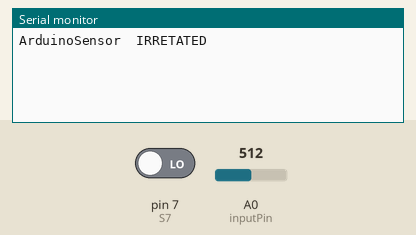
Recording of a sketch running on a simulated Arduino Uno, built with avr-gcc and run on an emulated ATmega328P. On the bench: the last lines printed to the serial monitor. The test bench sets the inputs (shaded band); at power-on: A0 (inputPin) = 512, pin 7 (S7) LOW.

Above: at 1.2 s.
1.3 s: A0 (inputPin) set to 610
At 3.1 s:
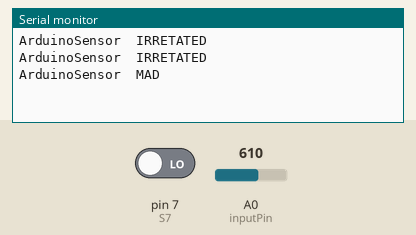
4.3 s: pin 7 (S7) driven HIGH
At 6.2 s:
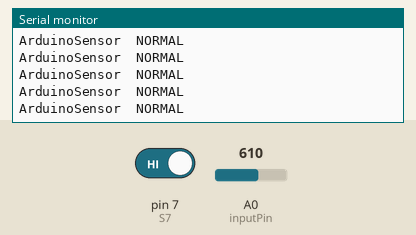
6.3 s: A0 (inputPin) set to 628
At 9.2 s:
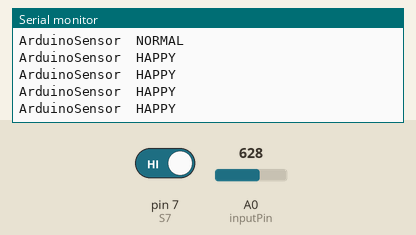
9.3 s: A0 (inputPin) set to 716
At 11.51 s:
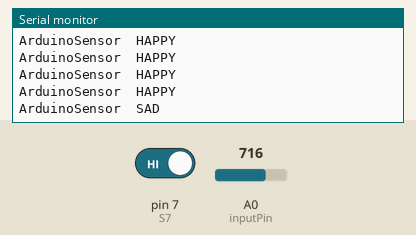

Measured:
- the behaviour switches between 610 and 611 on A0 (inputPin) (found by bisection; images 2 and 3)
- after the input at 1.3 s, the serial monitor: prints a new line after 1.1 s (image 1)
- after the input at 4.3 s, the serial monitor: prints a new line at once (image 2)
- after the input at 6.3 s, the serial monitor: prints a new line after 2.0 s (image 3)
- after the input at 9.3 s, the serial monitor: prints a new line after 2.0 s (image 4)

The sketch:

combinedCodeWithDipSwitch.ino
```cpp
// Global variables declarations:
#define S7 7                    // Arduino pins used for the switches
int s7State;                    // State of each switch (0 or 1)
const int numReadings = 30;
int readings[numReadings];      // the readings from the analog input
int readIndex = 0;              // the index of the current reading
int total = 0;                  // the running total
int average = 0;                // the average
int inputPin = A0;
int sensorValue = 0;
int twitch = 0;
unsigned int adcReadPrev = 0;
unsigned int adcReadNow = 0;

// Variables for the softpot
unsigned int Average = 0;
unsigned int first = 0;
unsigned int last = 0;
int ADCreadings[50];
int k = 0;

// Function prototypes declarations:
void findaverage();
void bigenough();

// Program starts:
void setup()
{
  // pins for switches are inputs
  pinMode(S7, INPUT);
  // setup serial port
  Serial.begin(9600);

  // initialize all the readings to 0:
  for (int thisReading = 0; thisReading < numReadings; thisReading++)
  {
    readings[thisReading] = 0;
  }
}

// Main loop starts:
void loop()
{
  // Reading the output from dip switch
  s7State = digitalRead(S7);

  // If the output is 1, EMG sensor is on
  if (s7State == 1)
  {
    // subtract the last reading:
    total = total - readings[readIndex];

    // read from the sensor:
    readings[readIndex] = analogRead(inputPin);

    // add the reading to the total:
    total = total + readings[readIndex];

    // advance to the next position in the array:
    readIndex = readIndex + 1;

    // if we're at the end of the array...
    if (readIndex >= numReadings) {
      // ...wrap around to the beginning:
      readIndex = 0;
    }

    // calculate the average:
    average = total / numReadings;

    delay(1);        // delay in between reads for stability

    // read the current value and one more value right before it
    adcReadPrev = adcReadNow;
    adcReadNow = analogRead(inputPin);

    // call the function to adjust twitch
    bigenough();

    // reset the twitch
    if (twitch > 2)
    {
      twitch = 0;
    }

    /*   Uncomment the following if you want to see the actual analog value
        Serial.print("twitch\t");
        Serial.print(twitch);
        Serial.print("\tabs\t");
        Serial.print abs(average - (int)adcReadPrev);
        //Serial.print("\t");
        //Serial.print(average);
        //Serial.print("\t");
        //Serial.println(adcReadPrev);
    */

    if (twitch == 0)
    {
      Serial.println("ArduinoSensor\tNORMAL");
      delay(250);
    }

    else if (twitch == 1)
    {
      Serial.println("ArduinoSensor\tHAPPY");
      delay(250);
    }

    else if (twitch == 2)
    {
      Serial.println("ArduinoSensor\tSAD");
      delay(250);
    }

  }

  // If the output is 0, Softpot sensor is on
  else
  {
    int sensorValue = analogRead(A0);

    delay(16);

    ADCreadings[k] = sensorValue;

    if (k == 0)
    {
      first = analogRead(A0);
    }
    else if (k == 50)
    {
      last = analogRead(A0);
    }
    k++;

    if (k == 50)
    {
      k = 0;
      findaverage();
      if (Average == 0)
      {
        Serial.println("ArduinoSensor\tNORMAL");
      }
      else if (Average >= 1 && Average < 190)
      {
        Serial.println("ArduinoSensor\tHAPPY");
      }
      else if (Average >= 200 && Average < 450)
      {
        Serial.println("ArduinoSensor\tSAD");//test for time (when last was it pressed)
      }
      else if (Average >= 450 && Average < 600)
      {
        Serial.println("ArduinoSensor\tIRRETATED");//test for time (when last was it pressed)
      }
      else
      {
        Serial.println("ArduinoSensor\tMAD");
      }
    }
  }

}

// Check if the twitch big enough
void bigenough()
{
  // Check if the changing slope is positive
  if (adcReadNow > adcReadPrev)
  {
    // Calculate the difference to if the pulse is big enough, we can change the sensetivity by changing the number after ">"
    if (abs(average - (int)adcReadPrev) > 100)
    {
      // Delay to make it more smooth, this number can be adjust as well
      delay(2000);

      // Increase the number of twitch
      twitch ++;

    }
  }
}

void findaverage()
{
  Average = 0;
  for (int x = 0; x < 50; x++)
  {
    Average += ADCreadings[x];
  }
  Average = (Average / 50);
}
```
